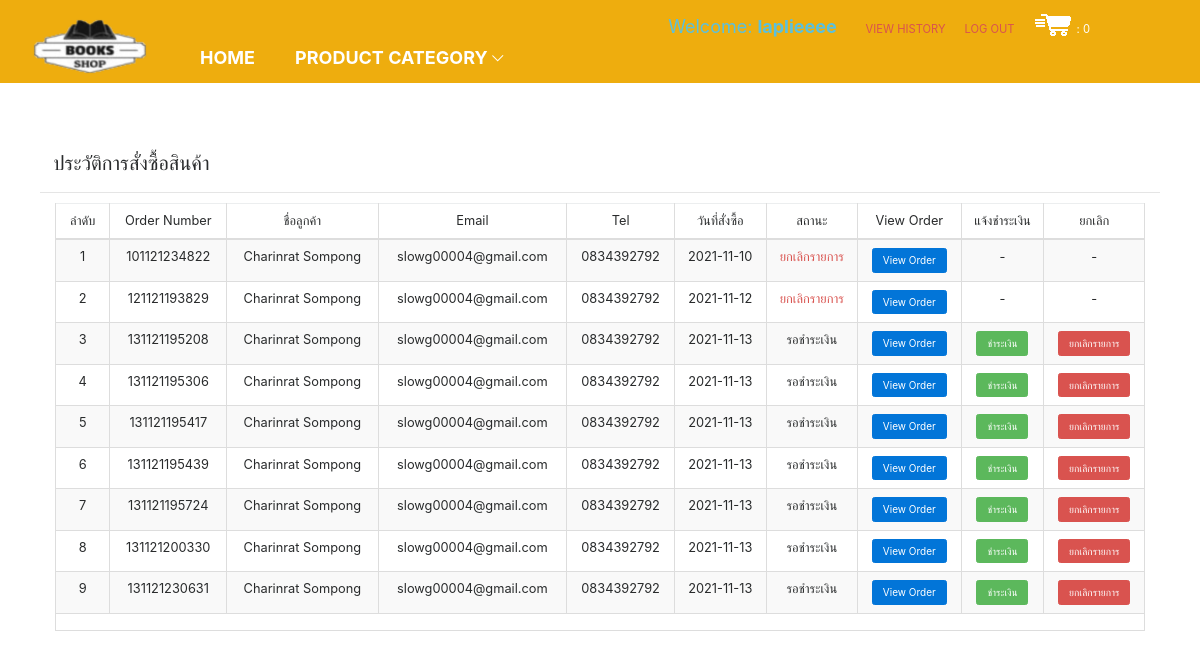
Screenshot of /history_order.php (signed in) with the database file from the repository.
### tables this page shows
CREATE TABLE `orders` (
  `Ord_ID` int(11) NOT NULL,
  `Ord_Number` varchar(20) NOT NULL,
  `Mem_ID` int(11) NOT NULL,
  `Ord_Note` text NOT NULL,
  `Ord_AddressSend` text NOT NULL,
  `Ord_Shipping` varchar(5) NOT NULL,
  `Ord_AmountTotal` varchar(20) NOT NULL,
  `Ord_PriceTotal` varchar(20) NOT NULL,
  `Ord_DateShipping` varchar(20) NOT NULL,
  `Ord_NumberShipping` varchar(30) NOT NULL,
  `Ord_DateBuy` date NOT NULL,
  `Ord_Status` int(11) NOT NULL COMMENT '0 = รอชำระเงิน 1= ตรวจสอบชำระเงิน 2 = ชำระเงินเรียบร้อย 3 = จัดส่งเรียบร้อย 4 = ยกเลิกรายการ'
);

CREATE TABLE `member` (
  `Mem_ID` int(11) NOT NULL,
  `Mem_User` varchar(30) NOT NULL,
  `Mem_Pass` varchar(30) NOT NULL,
  `Mem_Name` varchar(100) NOT NULL,
  `Mem_Email` varchar(50) NOT NULL,
  `Mem_Tel` varchar(15) NOT NULL,
  `Mem_Address` text NOT NULL,
  `Mem_Date` date NOT NULL,
  `Mem_Permission` int(11) NOT NULL COMMENT '1 = ใช้งาน 2 = ยกเลิก',
  `Mem_Status` int(11) NOT NULL COMMENT '1 = admin 2 = user'
);

### history_order.php (the view, shortened to what this page needs)
<?php require_once "header.php";?>
<head>
  <link href="css/bootstrap.min.css" rel="stylesheet" type="text/css" />
</head>
	<div class="content-grids">
	<h2 class="alert">ประวัติการสั่งซื้อสินค้า</h2>
  <hr>
	<div class="col-md-12 content-grid">
<div class="table-responsive">
	     <table class="table table-striped table-bordered table-hover" id="table_example">
                                            <thead>
                                                <tr>
                                                    <th width="5%" class="small"><div align="center">ลำดับ</div></th>
                                                    <th width="auto" class="small"><div align="center">Order Number</div></th>
                                                    <th width="auto" class="small"><div align="center">ชื่อลูกค้า</div></th>
                                                    <th width="auto" class="small"><div align="center">Email</div></th>
                                                    <th width="auto" class="small"><div align="center">Tel</div></th>
                                                    <th width="auto" class="small"><div align="center">วันที่สั่งซื้อ</div></th>
                                                    <th width="auto" class="small"><div align="center">สถานะ</div></th>
                                                    <th width="auto" class="small"><div align="center">View Order</div></th>
                                                    <th width="auto" class="small"><div align="center">แจ้งชำระเงิน</div></th>
                                                    <th width="auto" class="small"><div align="center">ยกเลิก</div></th>
                                                </tr>
                                            </thead>
                                            <tbody>
        <?php
$sql = $conn->query("select * from orders o,member m where o.Mem_ID = m.Mem_ID && o.Mem_ID = '$_SESSION[ses_user_id]'");
 $i = 1;
  while ($show= $sql->fetch_assoc()) {
if($show['Ord_Status']==0){$status = '<span class=text-wrning>รอชำระเงิน</span>';}
else if($show['Ord_Status']==1){$status = '<span class=text-success>ตรวจสอบชำระเงิน</span>';}
else if($show['Ord_Status']==2){$status = '<span class=text-info>ชำระเงินเรียบร้อย</span>';}
else if($show['Ord_Status']==3){$status = '<span class=text-primary>จัดส่งเรียบร้อย</span>';}
else if($show['Ord_Status']==4){$status = '<span class=text-danger>ยกเลิกรายการ</span>';}
?>
                  <tr>
                  <td class="small"><div align="center"><?php echo $i++;?></div></td>
                  <td class="small"><div align="center"><?php echo $show['Ord_Number'];?></div></td>
                  <td class="small"><div align="center"><?php echo $show['Mem_Name'];?></div></td>
                  <td class="small"><div align="center"><?php echo $show['Mem_Email'];?></div></td>
                  <td class="small"><div align="center"><?php echo $show['Mem_Tel'];?></div></td>
                  <td class="small"><div align="center"><?php echo $show['Ord_DateBuy'];?></div></td>
                  <td class="small"><div align="center"><?php echo $status;?></div></td>
                   <td class="small"><div align="center"><a href="chillpay.html" target="_blank" class="btn btn-primary">View Order</a></div></td>
                    <td class="small"><div align="center">
                    <?php if($show['Ord_Status']==0 or $show['Ord_Status']==1){?>
                    <a href="conpp.php?id=<?php echo $show['Ord_ID'];?>" class="btn btn-success">ชำระเงิน</a>
                    <?php } else {echo '-';}?>
                    </div></td>
                     <td class="small"><div align="center"><?php if($show['Ord_Status']==0 or $show['Ord_Status']==1){?><a href="?data=delete&id=<?php echo $show['Ord_ID'];?>" onClick="return confirm('คุณแน่ใจที่จะยกเลิกรายการนี้!');" class="btn btn-danger">ยกเลิกรายการ</a><?php } else {echo '-';}?></div></td>
                  </tr>
<?php } ?>
          <tr>
          <td colspan="12">
          </td>
          </tr>
 </tbody>
</table>
                                        </div>
		</div>
	</div>
	</div>
</body>
</html>

### header.php (shortened to what this page needs)
<?php
require_once "conn.php";
require_once "function.php";
?>
<!doctype html>
<html>
<head>
<link href="css/bootstrap.css" rel="stylesheet" type="text/css" />
<link href="css/style copy.css" rel="stylesheet" type="text/css" media="all" />
<link href="css/owl.carousel.css" rel="stylesheet">
</head>
<body>
  <div class="header">
    <div class="logo">
    <img src='images/banner/icon.png'>
    </div>
    <div  class="header-top">
      <div class="header-grid">
        <ul class="header-in">
            <?php if($_SESSION['ses_user_id']){?>
            <li class="text-info" style="font-size:18px;">Welcome: <b><?php echo $_SESSION['ses_user_user'];?></b></li>
            <li class="small"><a href="history_order.php" class="text-danger">VIEW HISTORY</a></li>
            <li class="small"><a href="?logout=chk" class="text-danger">LOG OUT</a></li>
            <li class="small"><a href="cart.php" > <img src='images/shortcut_icon/logo2.png'>  :  <?php Total_Cart();?></a>
            </ul>
            <?php } ?>
      </div>
      </div>
      <div class="header-bottom">
        <div class="h_menu4">
        <ul class="nav">
          <li class="active"><a href="index.php">HOME</a></li>
          <li><a href="#">PRODUCT CATEGORY <i> </i></a>
          </li>
        </ul>
      </div>
      <div class="clearfix"> </div>
    </div>
    </div>
<div class="content">
  <div class="sport-your">

### function.php (shortened to what this page needs)
<?php
function Total_Cart (){
include "conn.php";
$sql = $conn->query("select * from cart where Mem_ID = '$_SESSION[ses_user_id]'")or die (mysqli_error());
echo $rows = $sql->num_rows;
}
?>

### css/style copy.css (style rules this page uses)
body { background:#aeaee7; font-family: 'Prompt', sans-serif; }
body a { transition: 0.5s all; -webkit-transition: 0.5s all; -o-transition: 0.5s all; -moz-transition: 0.5s all; -ms-transition: 0.5s all; }
ul { padding: 0; margin: 0; }
h1,h2,h3,h4,h5,h6,label,p { font-family: 'Prompt', sans-serif; margin:0; color:#ffffff; }
.logo { background: #EEAD0E; width:15%; margin:0 auto; float: left; min-height: 1px; text-align: center; padding-top: 10px; }
.header-grid li { display:inline-block; padding: 0 1em; }
.header-grid li a { text-decoration:none; color:#ffffff; font-size:1.4em; }
.header-top { float:left; width:85%; height: 5%; background:#EEAD0E; }
.header-in { float: left; width: 90%; text-align:right; padding: 1em 0em 0 0; }
.header-bottom { background: #EEAD0E; padding: 0em; margin: 0em 0 0; }
.h_menu4 { float:left; }
.nav { list-style: none; *zoom: 1; }
.nav:before, .nav:after { content: " "; display: table; }
.nav:after { clear: both; }
.nav li a { display: block; padding: 4px 10px; color: #fff; font-weight: bold; font-size:1.8em; -webkit-transition: all 0.3s ease-out; -moz-transition: all 0.3s ease-out; -ms-transition: all 0.3s ease-out; -o-transition: all 0.3s ease-out; transition: all 0.3s ease-out; text-decoration: none; }
.nav li { color:#fff; }
.nav li { position: relative; }
.nav li.active { color:#fff; }
.nav li a i { background: url(../images/arrow.png) no-repeat 0px 4px; display: inline-block; width: 13px; height: 13px; }
.nav > li { float:left; margin: 0 10px; }
.sport-your { position: relative; }
.content-grids { padding:6em 4em; }
.content-grid { position:relative; }

### rows the page displays
orders: Ord_Number "101121234822", Mem_ID.Mem_Name "Charinrat Sompong", Mem_ID.Mem_Email "slowg00004@gmail.com", Mem_ID.Mem_Tel "0834392792", Ord_DateBuy "2021-11-10", Ord_Status "ยกเลิกรายการ"
orders: Ord_Number "121121193829", Mem_ID.Mem_Name "Charinrat Sompong", Mem_ID.Mem_Email "slowg00004@gmail.com", Mem_ID.Mem_Tel "0834392792", Ord_DateBuy "2021-11-12", Ord_Status "ยกเลิกรายการ"
orders: Ord_Number "131121195208", Mem_ID.Mem_Name "Charinrat Sompong", Mem_ID.Mem_Email "slowg00004@gmail.com", Mem_ID.Mem_Tel "0834392792", Ord_DateBuy "2021-11-13", Ord_Status "รอชำระเงิน"
orders: Ord_Number "131121195306", Mem_ID.Mem_Name "Charinrat Sompong", Mem_ID.Mem_Email "slowg00004@gmail.com", Mem_ID.Mem_Tel "0834392792", Ord_DateBuy "2021-11-13", Ord_Status "รอชำระเงิน"
orders: Ord_Number "131121195417", Mem_ID.Mem_Name "Charinrat Sompong", Mem_ID.Mem_Email "slowg00004@gmail.com", Mem_ID.Mem_Tel "0834392792", Ord_DateBuy "2021-11-13", Ord_Status "รอชำระเงิน"
orders: Ord_Number "131121195439", Mem_ID.Mem_Name "Charinrat Sompong", Mem_ID.Mem_Email "slowg00004@gmail.com", Mem_ID.Mem_Tel "0834392792", Ord_DateBuy "2021-11-13", Ord_Status "รอชำระเงิน"
orders: Ord_Number "131121195724", Mem_ID.Mem_Name "Charinrat Sompong", Mem_ID.Mem_Email "slowg00004@gmail.com", Mem_ID.Mem_Tel "0834392792", Ord_DateBuy "2021-11-13", Ord_Status "รอชำระเงิน"
orders: Ord_Number "131121200330", Mem_ID.Mem_Name "Charinrat Sompong", Mem_ID.Mem_Email "slowg00004@gmail.com", Mem_ID.Mem_Tel "0834392792", Ord_DateBuy "2021-11-13", Ord_Status "รอชำระเงิน"
orders: Ord_Number "131121230631", Mem_ID.Mem_Name "Charinrat Sompong", Mem_ID.Mem_Email "slowg00004@gmail.com", Mem_ID.Mem_Tel "0834392792", Ord_DateBuy "2021-11-13", Ord_Status "รอชำระเงิน"

### other values shown
$rows = $sql->num_rows "0"
